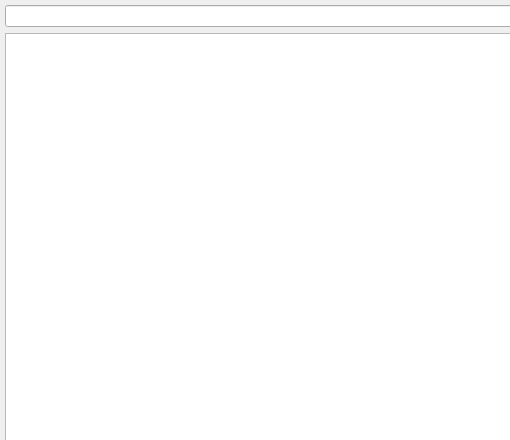
<?xml version="1.0" encoding="UTF-8"?>
<ui version="4.0">
 <class>DLLInjectGUI</class>
 <widget class="QMainWindow" name="DLLInjectGUI">
  <property name="geometry">
   <rect>
    <x>0</x>
    <y>0</y>
    <width>510</width>
    <height>440</height>
   </rect>
  </property>
  <property name="sizePolicy">
   <sizepolicy hsizetype="Expanding" vsizetype="Expanding">
    <horstretch>0</horstretch>
    <verstretch>0</verstretch>
   </sizepolicy>
  </property>
  <property name="windowTitle">
   <string>DLL Hook Tool</string>
  </property>
  <property name="locale">
   <locale language="English" country="UnitedStates"/>
  </property>
  <widget class="QWidget" name="centralwidget">
   <property name="sizePolicy">
    <sizepolicy hsizetype="Expanding" vsizetype="Expanding">
     <horstretch>0</horstretch>
     <verstretch>0</verstretch>
    </sizepolicy>
   </property>
   <widget class="QWidget" name="layoutWidget">
    <property name="geometry">
     <rect>
      <x>5</x>
      <y>5</y>
      <width>16384</width>
      <height>16384</height>
     </rect>
    </property>
    <layout class="QVBoxLayout" name="verticalLayout" stretch="0,1,0">
     <property name="sizeConstraint">
      <enum>QLayout::SizeConstraint::SetMaximumSize</enum>
     </property>
     <item>
      <layout class="QHBoxLayout" name="horizontalLayout_3" stretch="1,0,0">
       <property name="sizeConstraint">
        <enum>QLayout::SizeConstraint::SetNoConstraint</enum>
       </property>
       <item>
        <widget class="QLineEdit" name="txtSearch">
         <property name="locale">
          <locale language="English" country="UnitedStates"/>
         </property>
        </widget>
       </item>
       <item>
        <widget class="QPushButton" name="btnSearch">
         <property name="sizePolicy">
          <sizepolicy hsizetype="Preferred" vsizetype="Fixed">
           <horstretch>0</horstretch>
           <verstretch>0</verstretch>
          </sizepolicy>
         </property>
         <property name="locale">
          <locale language="English" country="UnitedStates"/>
         </property>
         <property name="text">
          <string>Search</string>
         </property>
        </widget>
       </item>
       <item>
        <widget class="QPushButton" name="btnRefresh">
         <property name="sizePolicy">
          <sizepolicy hsizetype="Preferred" vsizetype="Fixed">
           <horstretch>0</horstretch>
           <verstretch>0</verstretch>
          </sizepolicy>
         </property>
         <property name="locale">
          <locale language="English" country="UnitedStates"/>
         </property>
         <property name="text">
          <string>Refresh</string>
         </property>
        </widget>
       </item>
      </layout>
     </item>
     <item>
      <widget class="QListWidget" name="lstProcess">
       <property name="locale">
        <locale language="English" country="UnitedStates"/>
       </property>
       <property name="selectionMode">
        <enum>QAbstractItemView::SelectionMode::SingleSelection</enum>
       </property>
      </widget>
     </item>
     <item>
      <layout class="QHBoxLayout" name="horizontalLayout_4" stretch="0,0,0">
       <property name="sizeConstraint">
        <enum>QLayout::SizeConstraint::SetNoConstraint</enum>
       </property>
       <item>
        <widget class="QPushButton" name="btnSelect">
         <property name="text">
          <string>Select DLL</string>
         </property>
        </widget>
       </item>
       <item>
        <widget class="QLabel" name="lblFileName">
         <property name="enabled">
          <bool>true</bool>
         </property>
         <property name="sizePolicy">
          <sizepolicy hsizetype="Expanding" vsizetype="Fixed">
           <horstretch>0</horstretch>
           <verstretch>0</verstretch>
          </sizepolicy>
         </property>
         <property name="text">
          <string/>
         </property>
        </widget>
       </item>
       <item>
        <widget class="QPushButton" name="btnInject">
         <property name="enabled">
          <bool>false</bool>
         </property>
         <property name="sizePolicy">
          <sizepolicy hsizetype="Fixed" vsizetype="Preferred">
           <horstretch>0</horstretch>
           <verstretch>0</verstretch>
          </sizepolicy>
         </property>
         <property name="locale">
          <locale language="English" country="UnitedStates"/>
         </property>
         <property name="text">
          <string>Inject DLL</string>
         </property>
        </widget>
       </item>
      </layout>
     </item>
    </layout>
   </widget>
  </widget>
 </widget>
 <resources/>
 <connections/>
</ui>
